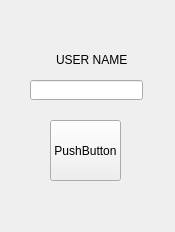
<?xml version="1.0" encoding="UTF-8"?>
<ui version="4.0">
 <class>Form</class>
 <widget class="QWidget" name="Form">
  <property name="geometry">
   <rect>
    <x>0</x>
    <y>0</y>
    <width>175</width>
    <height>232</height>
   </rect>
  </property>
  <property name="windowTitle">
   <string>Form</string>
  </property>
  <widget class="QLineEdit" name="lineEdit">
   <property name="geometry">
    <rect>
     <x>30</x>
     <y>80</y>
     <width>113</width>
     <height>20</height>
    </rect>
   </property>
  </widget>
  <widget class="QLabel" name="label">
   <property name="geometry">
    <rect>
     <x>56</x>
     <y>50</y>
     <width>71</width>
     <height>20</height>
    </rect>
   </property>
   <property name="text">
    <string>USER NAME:</string>
   </property>
  </widget>
  <widget class="QPushButton" name="pushButton">
   <property name="geometry">
    <rect>
     <x>50</x>
     <y>120</y>
     <width>71</width>
     <height>61</height>
    </rect>
   </property>
   <property name="text">
    <string>PushButton</string>
   </property>
  </widget>
 </widget>
 <resources/>
 <connections/>
</ui>
